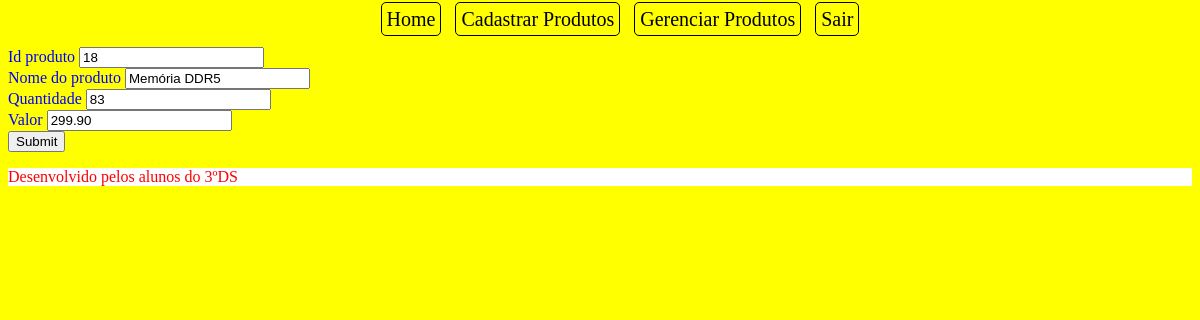
Page /upd_prod.php?id=18 (signed in) on the committed database.
### tables this page shows
CREATE TABLE produtos (
  id mediumint(5) NOT NULL,
  nome varchar(25) NOT NULL,
  quant tinyint(2) NOT NULL,
  valor float(7,2) NOT NULL,
  categoria smallint(2) NOT NULL,
  foto varchar(50) NOT NULL
);

### upd_prod.php (the view, shortened to what this page needs)
<?php
include('topo.php');
$id = $_GET['id'];
$conexao = mysqli_connect('localhost','root','','comercio');
$sql = "SELECT * FROM produtos WHERE id=$id";
$executar = mysqli_query($conexao, $sql);
$res = mysqli_fetch_array($executar);
?>
    <form action="atualizar.php" method="post">
        Id produto <input type="text" name="id"
        value="<?php echo $res['id'];?>" readonly><br>
        Nome do produto <input type="text" name="nome"
        value="<?php echo $res['nome'];?>"><br>
        Quantidade <input type="text" name="quant"
        value="<?php echo $res['quant'];?>"><br>
        Valor <input type="text" name="valor"
        value="<?php echo $res['valor'];?>"><br>
        <input type="submit">
    </form>

### topo.php (style rules this page uses)
body { color:blue; background-color:yellow; }
p { color:red; background-color:white; }

### rows in the picture
produtos: id "18", nome "Memória DDR5", quant "83", valor "299.90"
